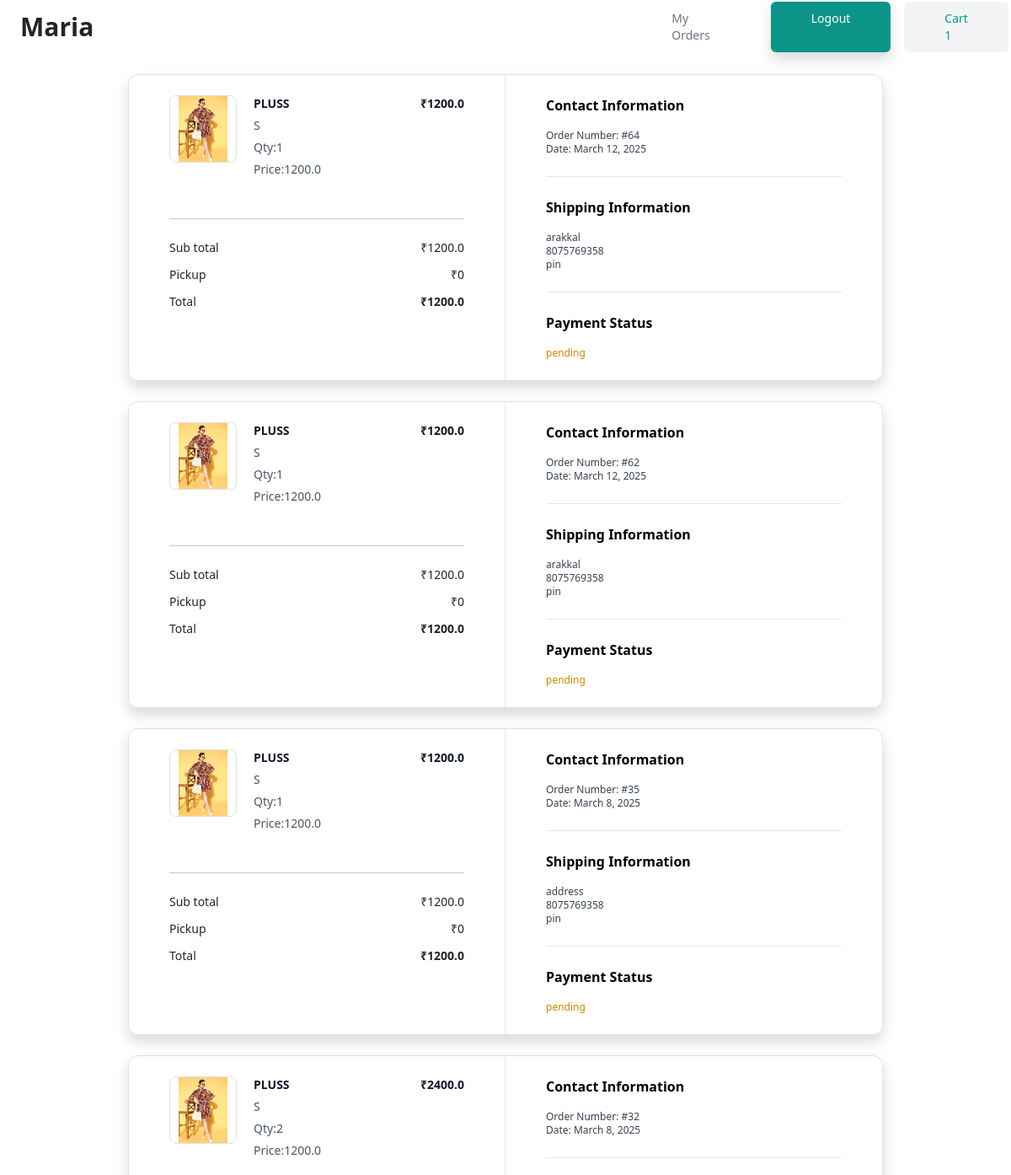
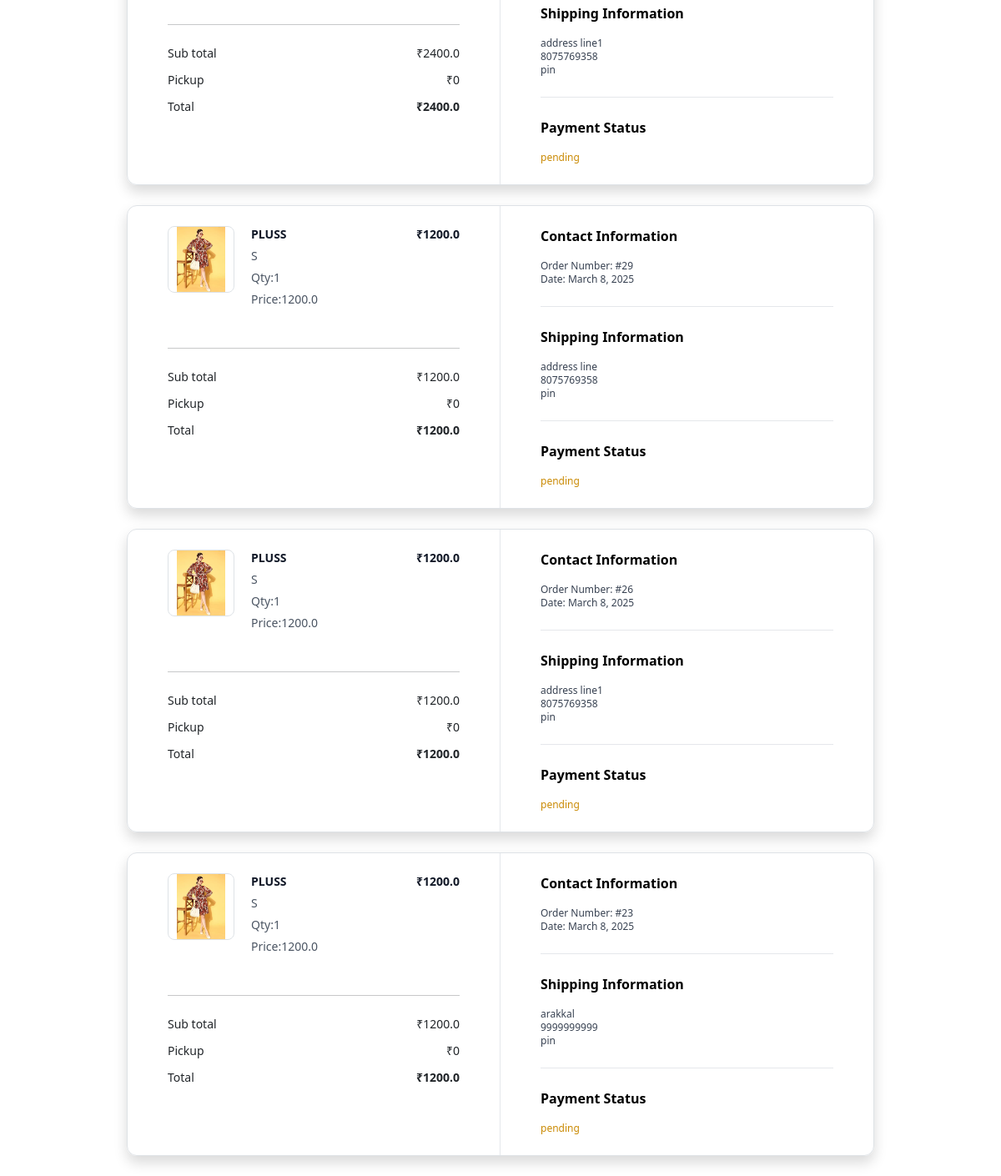
The app's page /order/summary/ (signed in) with its own data (2 pictures, top to bottom).
### Maria/models.py (models this page shows, shortened)
class BaseModel(models.Model):
    created_date=models.DateTimeField(auto_now_add=True)
    updated_date=models.DateTimeField(auto_now=True)
    is_active=models.BooleanField(default=True)

class OrderItem(BaseModel):
    order_object=models.ForeignKey(Order,on_delete=models.CASCADE, related_name="orderitems")
    dress_varient_object=models.ForeignKey(DressVarient, on_delete=models.CASCADE)
    quantity=models.PositiveIntegerField(default=1)
    price=models.FloatField()
    def item_total(self):
        return self.price*self.quantity

class DressVarient(BaseModel):
    dress_object=models.ForeignKey(Dress,on_delete=models.CASCADE,related_name="varients")
    size_object=models.ForeignKey(Size,on_delete=models.CASCADE)
    price=models.FloatField()

class Dress(BaseModel):
    title=models.CharField(max_length=100)
    description=models.TextField()
    picture=models.ImageField(upload_to="dressimages",null=True,blank=True)
    color_objects=models.ManyToManyField(Color)
    category_objects=models.ManyToManyField(Category)

class Size(BaseModel):
    name=models.CharField(max_length=70,unique=True)
    def __str__(self):
        return self.name

class Order(BaseModel):
    customer=models.ForeignKey(User, on_delete=models.CASCADE, related_name="orders")
    address=models.TextField(null=False, blank=False)
    phone=models.CharField(max_length=20, null=False, blank=False)
    PAYMENT_OPTIONS=(
        ("COD","COD"),
        ("ONLINE","ONLINE")
    )
    payment_method=models.CharField(max_length=15, choices=PAYMENT_OPTIONS, default="COD")
    rzp_order_id=models.CharField(max_length=100, null=True)
    is_paid=models.BooleanField(default=False)
    def order_total(self):
        total=0
        order_items=self.orderitems.all()
        if order_items:
            total=sum([oi.item_total() for oi in order_items])
        return total

class BaseModel(models.Model):
    created_date=models.DateTimeField(auto_now_add=True)
    updated_date=models.DateTimeField(auto_now=True)
    is_active=models.BooleanField(default=True)

### Maria/views.py (the view)
# urls.py: path('order/summary/',views.OrderSummaryView.as_view(),name='order-summary'),
@method_decorator(signin_required,name="dispatch")
class OrderSummaryView(View):
     template_name='order_summary.html'
     def get(self,request,*args,**kwargs):
         qs=Order.objects.filter(customer=request.user).order_by("-created_date")
         return render(request,self.template_name,{"orders":qs})

### Maria/context_processors.py (called while the page is built)
def cart_context(request):
    cart_item_count=0
    if request.user.is_authenticated:
        cart_item_count=Cart.objects.filter(owner=request.user,is_order_placed=False).count()
    return {"cart_item_count":cart_item_count}

### Maria/templates/order_summary.html (shortened to what this page needs)
{%extends 'base.html'%}
{%block main_block%}
{%for o in orders%}
<div class="mx-auto my-4 max-w-4xl md:my-6">
    <div class="overflow-hidden rounded-xl border border-gray-100 shadow">
      <div class="grid grid-cols-1 md:grid-cols-2">
        <div class="px-5 py-6 md:border-r md:border-r-gray-200 md:px-8">
          <div class="flow-root">
            <ul class="-my-7 divide-y divide-gray-200">
              {%for oi in o.orderitems.all%}
              <li class="flex items-stretch justify-between space-x-5 py-7">
                <div class="flex flex-1 items-stretch">
                  <div class="flex-shrink-0">
                  {%if oi.dress_varient_object.dress_object.picture%}
                  <img
                  class="h-20 w-20 rounded-lg border border-gray-200 object-contain"
                  src="{{oi.dress_varient_object.dress_object.picture.url}}"
                  alt="https://static.nike.com/a/images/c_limit,w_592,f_auto/t_product_v1/54a510de-a406-41b2-8d62-7f8c587c9a7e/air-force-1-07-lv8-shoes-9KwrSk.png"
                />
                  {%else%}
                  <img
                  class="h-20 w-20 rounded-lg border border-gray-200 object-contain"
                  src="https://static.nike.com/a/images/c_limit,w_592,f_auto/t_product_v1/54a510de-a406-41b2-8d62-7f8c587c9a7e/air-force-1-07-lv8-shoes-9KwrSk.png"
                />
                  {%endif%}
                  </div>
                  <div class="ml-5 flex flex-col justify-between">
                    <div class="flex-1">
                      <p class="text-sm font-bold text-gray-900">
                        {{oi.dress_varient_object.dress_object.title}}
                      </p>
                      <p class="mt-1.5 text-sm font-medium text-gray-600">
                        {{oi.dress_varient_object.size_object}}
                      </p>
                      <p class="mt-1.5 text-sm font-medium text-gray-600">
                       Qty:{{oi.quantity}}
                       </p>
                       <p class="mt-1.5 text-sm font-medium text-gray-600">
                        Price:{{oi.price}}
                        </p>
                    </div>
                  </div>
                </div>
                <div class="ml-auto flex flex-col items-end justify-between">
                  <p class="text-right text-sm font-bold text-gray-900">
                    ₹{{oi.item_total}}
                  </p>
                </div>
              </li>
              {%endfor%}
            </ul>
            <hr class="mt-6 border-gray-200" />
            <ul class="mt-6 space-y-3">
              <li class="flex items-center justify-between">
                <p class="text-sm font-medium">Sub total</p>
                <p class="text-sm font-medium">₹{{o.order_total}}</p>
              </li>
              <li class="flex items-center justify-between">
                <p class="text-sm font-medium">Pickup</p>
                <p class="text-sm font-medium">₹0</p>
              </li>
              <li class="flex items-center justify-between">
                <p class="text-sm font-medium ">Total</p>
                <p class="text-sm font-bold ">₹{{o.order_total}}</p>
              </li>
            </ul>
          </div>
        </div>
        <div class="px-5 py-6 md:px-8">
          <div class="flow-root">
            <div class="-my-6 divide-y divide-gray-200">
              <div class="py-6">
                <h2 class="text-base font-bold text-black">
                  Contact Information
                </h2>
                <p class="fontmedium mt-3 text-xs text-gray-700">
                  Order Number: #{{o.id}}
                </p>
                <p class="text-xs font-medium text-gray-700">
                  Date: {{o.created_date|date}}
                </p>
              </div>
              <div class="py-6">
                <h2 class="mb-2 text-base font-bold text-black">
                  Shipping Information
                </h2>
                <p class="mt-3 text-xs font-medium text-gray-700">{{o.address}}</p>
                <p class="text-xs font-medium text-gray-700">
                    {{o.phone}}
                </p>
                <p class="text-xs font-medium text-gray-700">pin</p>
              </div>
              <div class="py-6">
                <h2 class="text-base font-bold text-black">
                  Payment Status
                </h2>
                <p class="mt-3 text-xs font-medium text-gray-700">
                  {%if o.is_paid%}
                    <span class="text-green-600">completed</span>
                  {%else%}
                    <span class="text-yellow-600">pending</span>
                  {%endif%}
                </p>
              </div>
            </div>
          </div>
        </div>
      </div>
    </div>
</div>
{%endfor%}
{%endblock%}

### Maria/templates/base.html (shortened to what this page needs)
<!DOCTYPE html>
<html lang="en">
<head>
    <link href="https://cdn.jsdelivr.net/npm/bootstrap@5.0.2/dist/css/bootstrap.min.css" rel="stylesheet">
    <script src="https://cdn.tailwindcss.com"></script>
    <link rel="stylesheet" href="https://cdnjs.cloudflare.com/ajax/libs/font-awesome/6.4.0/css/all.min.css">
</head>
<body>
    <header class="bg-white">
        <div class="mx-auto max-w-screen-xl px-4 sm:px-6 lg:px-8">
          <div class="flex h-16 items-center justify-between">
            <h2 class="text-3xl font-bold text-dark " style="margin-right: 590px;">Maria</h2>
            <div class="md:flex md:items-center md:gap-12">
              <nav aria-label="Global" class="hidden md:block">
                <ul class="flex items-center gap-6 text-sm">
                  <li>
                    <a class="text-gray-500 transition hover:text-gray-500/75" href="{%url 'order-summary'%}">My Orders </a>
                  </li>
                </ul>
              </nav>
              <div class="flex items-center gap-4">
                <div class="sm:flex sm:gap-4">
                   {%if request.user.is_authenticated%}
                   <a
                   class="rounded-md bg-teal-600 px-5 py-2.5 text-sm font-medium text-white shadow"
                   href="{%url 'signout'%}"
                 >
                   Logout
                 </a>
                   {%endif%}
                  <div class="hidden sm:flex">
                    <a
                      class="rounded-md bg-gray-100 px-5 py-2.5 text-sm font-medium text-teal-600"
                      href="{%url 'cart-summary'%}"
                    >
                      Cart {{cart_item_count}}
                    </a>
                  </div>
                </div>
              </div>
            </div>
          </div>
        </div>
      </header>
    {%block main_block%}
    {%endblock%}
</body>
</html>

### records on screen
Order: order_total "1200.0", id "64", created_date "March 12, 2025", address "arakkal", phone "8075769358", is_paid "pending"
OrderItem: dress_varient_object.dress_object.picture (picture), dress_varient_object.dress_object "PLUSS", dress_varient_object.size_object "S", quantity "1", price "1200.0", item_total "1200.0"
Order: order_total "1200.0", id "62", created_date "March 12, 2025", address "arakkal", phone "8075769358", is_paid "pending"
OrderItem: dress_varient_object.dress_object.picture (picture), dress_varient_object.dress_object "PLUSS", dress_varient_object.size_object "S", quantity "1", price "1200.0", item_total "1200.0"
Order: order_total "1200.0", id "35", created_date "March 8, 2025", address "address", phone "8075769358", is_paid "pending"
OrderItem: dress_varient_object.dress_object.picture (picture), dress_varient_object.dress_object "PLUSS", dress_varient_object.size_object "S", quantity "1", price "1200.0", item_total "1200.0"
Order: order_total "2400.0", id "32", created_date "March 8, 2025", address "address line1", phone "8075769358", is_paid "pending"
OrderItem: dress_varient_object.dress_object.picture (picture), dress_varient_object.dress_object "PLUSS", dress_varient_object.size_object "S", quantity "2", price "1200.0", item_total "2400.0"
Order: order_total "1200.0", id "29", created_date "March 8, 2025", address "address line", phone "8075769358", is_paid "pending"
OrderItem: dress_varient_object.dress_object.picture (picture), dress_varient_object.dress_object "PLUSS", dress_varient_object.size_object "S", quantity "1", price "1200.0", item_total "1200.0"
Order: order_total "1200.0", id "26", created_date "March 8, 2025", address "address line1", phone "8075769358", is_paid "pending"
OrderItem: dress_varient_object.dress_object.picture (picture), dress_varient_object.dress_object "PLUSS", dress_varient_object.size_object "S", quantity "1", price "1200.0", item_total "1200.0"
Order: order_total "1200.0", id "23", created_date "March 8, 2025", address "arakkal", phone "9999999999", is_paid "pending"
OrderItem: dress_varient_object.dress_object.picture (picture), dress_varient_object.dress_object "PLUSS", dress_varient_object.size_object "S", quantity "1", price "1200.0", item_total "1200.0"

### other values on screen
{{ cart_item_count }} "1"
